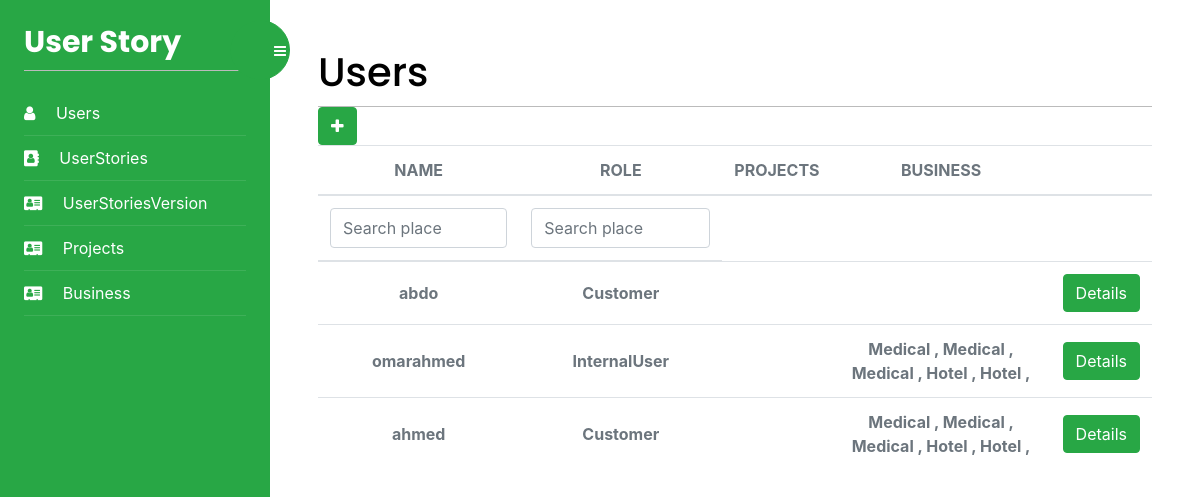
/Users/list/ (signed in), run on the app's committed database.
### UserStoryApp/models.py (models this page shows, shortened)
class User (AbstractUser):
    Role = models.IntegerField(blank=True, null=True)
    project = []
    business = []
    def get_projects(self):
        return "\n".join([f'{p.name} , ' for p in self.project])
    def get_businesses(self):
        return "\n".join([f'{p.name} , ' for p in self.business])

class Business(models.Model):
    id = models.AutoField(primary_key=True)
    businessIndustry = models.ManyToManyField(
        BusinessCategory)
    hourlyRate = models.IntegerField(blank=True, null=True)
    name = models.TextField(blank=True)
    LegalEntityName = models.TextField(blank=True)
    Address = models.TextField(blank=True)
    BusinessNumber = models.IntegerField(blank=True, null=True)
    BusinessEmail = models.TextField(blank=True)
    User = models.ManyToManyField(User)
    ABN = models.IntegerField(blank=True, null=True)
    class Meta:
        db_table = "Business"

### Users/views.py (the view)
# urls.py: path('list/', views.user_list, name='users'),
@login_required
def user_list(request):
    User = get_user_model()
    users = User.objects.all()
    my_filter = UsersFilter(request.GET, queryset=users)
    users = my_filter.qs
    for u in users:
        project = Project.objects.filter(User=u)
        if len(project):
            u.project = project
    for u in users:
        business = Business.objects.filter(User=u)
        print(business)
        if len(business):
            u.business = business
            print(u.business)
        u.Role = Role(u.Role).name
    return render(request, 'user/users.html', {'users': users, 'filter': my_filter})

### Users/templates/user/users.html (shortened to what this page needs)
{% extends "base.html" %}
{% block content %}
<div>
    <h1 class="m-auto">Users</h1>
</div>
<a href="{% url 'addUsers' %}" class="btn btn-success" aria-hidden="true"><i class="fa fa-plus text-white"
        aria-hidden="true"></i>
</a>
<div class="table-responsive p-0">
    <table class="table align-items-center mb-0">
        <thead>
            <tr>
                <th class="text-center text-uppercase text-secondary text-xxs font-weight-bolder opacity-7">Name</th>
                <th class="text-center text-uppercase text-secondary text-xxs font-weight-bolder opacity-7">Role</th>
                <th class="text-center text-uppercase text-secondary text-xxs font-weight-bolder opacity-7">Projects
                </th>
                <th class="text-center text-uppercase text-secondary text-xxs font-weight-bolder opacity-7">Business</th>
                <th class="text-secondary opacity-7"></th>
            </tr>
        </thead>
        <thead>
            <tr>
                <form id="form" method="get">
                    <th class="text-center text-uppercase text-secondary text-xxs font-weight-bolder opacity-7">
                        {{filter.form.username}}</th>
                    <th class="text-center text-uppercase text-secondary text-xxs font-weight-bolder opacity-7">
                        {{filter.form.Role}}</th>
                </form>
            </tr>
        </thead>
        <tbody>
            {% for user in users %}
                <tr>
                <td class="align-middle text-center">
                    <span class="text-secondary text-xs font-weight-bold">{{user.username}}</span>
                </td>
                <td class="align-middle text-center">
                    <span class="text-secondary text-xs font-weight-bold">{{user.Role}}</span>
                </td>
                <td class="align-middle text-center">
                </td>
                <td class="align-middle text-center">
                    <span class="text-secondary text-xs font-weight-bold">{{user.get_businesses}}</span>
                </td>
                <td class="align-middle text-center">
                    <a href="{% url 'userDetails' user.id %}" class="btn btn-success" aria-hidden="true">
                        Details
                    </a>
                </td>
            </tr>
            {% endfor %}
        </tbody>
    </table>
</div>
{% endblock %}

### account/static/css/base.css (style rules this page uses)
body { margin:0; padding:0; font-family:helvetica, sans-serif; }
a { color:#12c064; text-decoration:none; }
h1, h2, h3, h4, h5 , h6 { font-family: 'Muli', sans-serif; font-weight:normal; }
h1 { border-bottom:1px solid #bbb; padding:0 0 10px 0; margin:10px 0 20px 0; }
form { overflow:auto; }
input, textarea { clear:both; float:left; margin:0 0 10px; background:#efefef; border:0; padding:6px 10px; font-size:14px; }

### data on the page
User: username "abdo", Role "Customer"
User: username "omarahmed", Role "InternalUser", get_businesses "Medical , Medical , Medical , Hotel , Hotel ,"
User: username "ahmed", Role "Customer", get_businesses "Medical , Medical , Medical , Hotel , Hotel ,"
